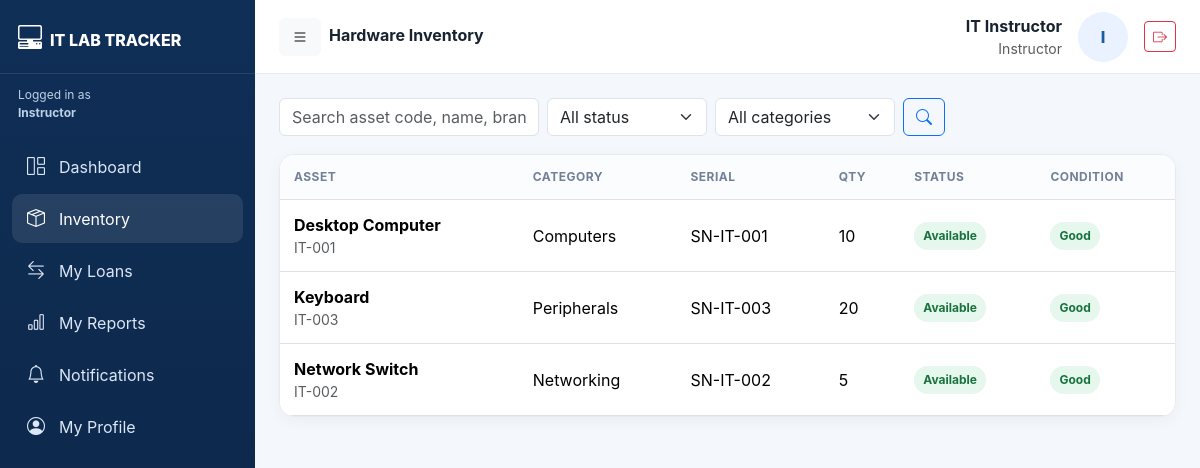
The app's page /index.php?page=inventory (signed in) with its own data.
### tables this page shows
CREATE TABLE users(id INT UNSIGNED AUTO_INCREMENT PRIMARY KEY,full_name VARCHAR(150) NOT NULL,email VARCHAR(150) NOT NULL UNIQUE,password VARCHAR(255) NOT NULL,role ENUM('staff','student_assistant','instructor') NOT NULL,created_at TIMESTAMP DEFAULT CURRENT_TIMESTAMP,updated_at TIMESTAMP DEFAULT CURRENT_TIMESTAMP ON UPDATE CURRENT_TIMESTAMP);

CREATE TABLE hardware_items(id INT UNSIGNED AUTO_INCREMENT PRIMARY KEY,category_id INT UNSIGNED NOT NULL,asset_code VARCHAR(80) NOT NULL UNIQUE,item_name VARCHAR(150) NOT NULL,description TEXT,brand VARCHAR(100),model VARCHAR(100),serial_number VARCHAR(150) UNIQUE,quantity INT UNSIGNED NOT NULL DEFAULT 1,condition_status ENUM('good','fair','damaged','maintenance') NOT NULL DEFAULT 'good',availability_status ENUM('available','borrowed','maintenance','unavailable') NOT NULL DEFAULT 'available',created_at TIMESTAMP DEFAULT CURRENT_TIMESTAMP,updated_at TIMESTAMP DEFAULT CURRENT_TIMESTAMP ON UPDATE CURRENT_TIMESTAMP,FOREIGN KEY(category_id) REFERENCES categories(id) ON UPDATE CASCADE ON DELETE RESTRICT);

CREATE TABLE categories(id INT UNSIGNED AUTO_INCREMENT PRIMARY KEY,name VARCHAR(100) NOT NULL UNIQUE,description TEXT,created_at TIMESTAMP DEFAULT CURRENT_TIMESTAMP);

### index.php (the view, shortened to what this page needs)
<?php
function e(mixed $v): string { return htmlspecialchars((string)$v, ENT_QUOTES, 'UTF-8'); }
function roleLabel(string $role): string { return match($role) {
    'staff' => 'Staff', 'student_assistant' => 'Student Assistant', 'instructor' => 'Instructor', default => ucfirst(str_replace('_',' ',$role))
}; }
function badge(string $status): string { $c=match($status){'available','returned','good','read'=>'success','borrowed','fair'=>'warning','overdue','damaged','unavailable'=>'danger','maintenance'=>'info',default=>'secondary'}; return '<span class="badge-soft badge-'.$c.'">'.e(ucfirst(str_replace('_',' ',$status))).'</span>'; }
function hasRole(string ...$roles): bool { return in_array($_SESSION['role'] ?? '', $roles, true); }
function can(string $permission): bool { $role=$_SESSION['role']??''; return match($permission) {
    'inventory_manage' => in_array($role,['staff','student_assistant'],true),
    'categories' => $role==='staff',
    'borrowers' => in_array($role,['staff','student_assistant'],true),
    'loans_manage' => in_array($role,['staff','student_assistant'],true),
    'reports_all' => $role==='staff',
    'reports_self' => in_array($role,['instructor'],true),
    'users' => $role==='staff',
    'audit' => $role==='staff',
    'notifications' => in_array($role,['staff','student_assistant','instructor'],true),
    default => false,
}; }
function requirePage(string $page): void {
    $role=$_SESSION['role']??'';
}
try {
    $pdo=new PDO('mysql:host='.DB_HOST.';dbname='.DB_NAME.';charset=utf8mb4',DB_USER,DB_PASS,[PDO::ATTR_ERRMODE=>PDO::ERRMODE_EXCEPTION,PDO::ATTR_DEFAULT_FETCH_MODE=>PDO::FETCH_ASSOC,PDO::ATTR_EMULATE_PREPARES=>false]);
} catch(Throwable $ex) {
    http_response_code(500); exit('<h1>Database connection failed</h1><p>'.e($ex->getMessage()).'</p>');
}
    ?><!doctype html>
    </html><?php exit;
$uid=(int)$_SESSION['user_id']; $role=(string)$_SESSION['role'];
$meSt=$pdo->prepare('SELECT * FROM users WHERE id=? LIMIT 1'); $meSt->execute([$uid]); $me=$meSt->fetch();
$pdo->exec("UPDATE loans SET status='overdue' WHERE status='borrowed' AND due_date IS NOT NULL AND due_date < CURDATE()");
$page=$_GET['page']??'dashboard';
$title=match($page){'transactions'=>'Transaction Demo — Inventory TCL','loans'=>'Loans & Returns','inventory'=>'Hardware Inventory','borrowers'=>'Borrower Management','reports'=>'Borrowing Reports','notifications'=>'Notifications','users'=>'User Accounts','audit'=>'Activity Audit Logs','profile'=>'My Profile',default=>roleLabel($role).' Dashboard'};
$categories=$pdo->query('SELECT * FROM categories ORDER BY name')->fetchAll();
?><!doctype html><html lang="en"><head><link href="https://cdn.jsdelivr.net/npm/bootstrap@5.3.3/dist/css/bootstrap.min.css" rel="stylesheet"><link href="https://cdn.jsdelivr.net/npm/bootstrap-icons@1.11.3/font/bootstrap-icons.css" rel="stylesheet"></head><body>
<aside class="sidebar" id="sidebar"><div class="brand"><i class="bi bi-pc-display-horizontal me-2"></i><span>IT LAB TRACKER</span></div><div class="rolebox"><div>Logged in as</div><strong><?=e(roleLabel($role))?></strong></div><nav class="mt-2">
<a class="nav-link <?=$page==='dashboard'?'active':''?>" href="index.php?page=dashboard"><i class="bi bi-grid-1x2"></i><span>Dashboard</span></a>
<a class="nav-link <?=$page==='inventory'?'active':''?>" href="index.php?page=inventory"><i class="bi bi-box-seam"></i><span>Inventory</span></a>
<a class="nav-link <?=$page==='loans'?'active':''?>" href="index.php?page=loans"><i class="bi bi-arrow-left-right"></i><span><?=hasRole('instructor')?'My Loans':'Loans & Returns'?></span></a>
<?php if(hasRole('staff','instructor')):?><a class="nav-link <?=$page==='reports'?'active':''?>" href="index.php?page=reports"><i class="bi bi-bar-chart"></i><span><?=hasRole('instructor')?'My Reports':'Reports'?></span></a><?php endif;?>
<a class="nav-link <?=$page==='notifications'?'active':''?>" href="index.php?page=notifications"><i class="bi bi-bell"></i><span>Notifications</span></a>
<a class="nav-link <?=$page==='profile'?'active':''?>" href="index.php?page=profile"><i class="bi bi-person-circle"></i><span>My Profile</span></a>
</nav></aside>
<main class="main" id="main"><header class="topbar"><div><button class="btn btn-light me-2" id="toggle"><i class="bi bi-list"></i></button><strong><?=e($title)?></strong></div><div class="d-flex align-items-center gap-3"><div class="text-end d-none d-sm-block"><b><?=e($me['full_name'])?></b><small class="d-block text-muted"><?=e(roleLabel($role))?></small></div><div class="avatar"><?=e(strtoupper(substr($me['full_name'],0,1)))?></div><a class="btn btn-outline-danger btn-sm" href="index.php?action=logout" title="Logout"><i class="bi bi-box-arrow-right"></i></a></div></header><section class="content">
<?php
switch($page):
    ?><?php
case 'inventory':
    $search=trim((string)($_GET['search']??''));$status=(string)($_GET['status']??'');$cat=(int)($_GET['category']??0);$where=[];$params=[];if($search!==''){$where[]='(h.asset_code LIKE ? OR h.item_name LIKE ? OR h.brand LIKE ? OR h.model LIKE ? OR h.serial_number LIKE ?)';for($i=0;$i<5;$i++)$params[]='%'.$search.'%';}if($status!==''){$where[]='h.availability_status=?';$params[]=$status;}if($cat){$where[]='h.category_id=?';$params[]=$cat;}$sql='SELECT h.*,c.name category_name FROM hardware_items h JOIN categories c ON c.id=h.category_id'.($where?' WHERE '.implode(' AND ',$where):'').' ORDER BY h.item_name';$st=$pdo->prepare($sql);$st->execute($params);$items=$st->fetchAll();
    ?><div class="toolbar"><form class="d-flex gap-2 searchbox" method="get"><input type="hidden" name="page" value="inventory"><input class="form-control" name="search" value="<?=e($search)?>" placeholder="Search asset code, name, brand, serial..."><select class="form-select" name="status" style="max-width:160px"><option value="">All status</option><?php foreach(['available','borrowed','maintenance','unavailable'] as $s):?><option value="<?=$s?>" <?=$status===$s?'selected':''?>><?=ucfirst($s)?></option><?php endforeach;?></select><select class="form-select" name="category" style="max-width:180px"><option value="0">All categories</option><?php foreach($categories as $c):?><option value="<?=$c['id']?>" <?=$cat==(int)$c['id']?'selected':''?>><?=e($c['name'])?></option><?php endforeach;?></select><button class="btn btn-outline-primary"><i class="bi bi-search"></i></button></form><?php if(can('inventory_manage')):?><button class="btn btn-primary" data-bs-toggle="modal" data-bs-target="#itemModal"><i class="bi bi-plus-lg me-1"></i>Add Asset</button><?php endif;?></div><div class="cardx table-card"><div class="table-responsive"><table class="table"><thead><tr><th>Asset</th><th>Category</th><th>Serial</th><th>Qty</th><th>Status</th><th>Condition</th><?php if(can('inventory_manage')):?><th>Actions</th><?php endif;?></tr></thead><tbody><?php foreach($items as $i):?><tr><td><b><?=e($i['item_name'])?></b><small class="d-block text-muted"><?=e($i['asset_code'])?></small></td><td><?=e($i['category_name'])?></td><td><?=e($i['serial_number']??'—')?></td><td><?=e($i['quantity'])?></td><td><?=badge($i['availability_status'])?></td><td><?=badge($i['condition_status'])?></td><?php if(can('inventory_manage')):?><td><button class="btn btn-sm btn-outline-primary" onclick='editItem(<?=json_encode($i,JSON_HEX_TAG|JSON_HEX_APOS|JSON_HEX_QUOT|JSON_HEX_AMP)?>)'><i class="bi bi-pencil"></i></button><form class="d-inline" method="post" onsubmit="return confirm('Delete this asset?')"><?=csrfField()?><input type="hidden" name="action" value="delete_item"><input type="hidden" name="id" value="<?=$i['id']?>"><button class="btn btn-sm btn-outline-danger"><i class="bi bi-trash"></i></button></form></td><?php endif;?></tr><?php endforeach;if(!$items):?><tr><td colspan="7" class="empty">No assets found.</td></tr><?php endif;?></tbody></table></div></div><?php if(can('inventory_manage')):?><?php require __DIR__ . '/modals/asset_modal.php'; ?><?php endif; break;
    ?>
    <?php
endswitch;
?>
</section></main><script src="https://cdn.jsdelivr.net/npm/bootstrap@5.3.3/dist/js/bootstrap.bundle.min.js"></script></body></html>

### index.php (style rules this page uses)
:root { --nav:#102f57;--nav2:#16477f;--bg:#f4f7fb;--line:#e6ebf2;--text:#182230 }
body { margin:0;background:var(--bg);color:var(--text);font-family:Inter,system-ui,-apple-system,"Segoe UI",sans-serif }
.sidebar { position:fixed;inset:0 auto 0 0;width:255px;background:linear-gradient(180deg,var(--nav),#0b2444);color:#fff;z-index:1030;transition:.25s }
.brand { height:74px;padding:20px 18px;font-weight:800;border-bottom:1px solid #ffffff18;white-space:nowrap;overflow:hidden }
.brand i { font-size:24px }
.nav-link { color:#dbe7f7;border-radius:10px;margin:3px 12px;padding:11px 13px;display:flex;gap:12px;align-items:center;white-space:nowrap }
.nav-link:hover,.nav-link.active { background:#ffffff18;color:#fff }
.nav-link i { font-size:18px;min-width:22px;text-align:center }
.main { margin-left:255px;min-height:100vh;transition:.25s }
.topbar { height:74px;background:#fff;border-bottom:1px solid var(--line);display:flex;align-items:center;justify-content:space-between;padding:0 24px;position:sticky;top:0;z-index:1000 }
.content { padding:24px }
.cardx { background:#fff;border:1px solid var(--line);border-radius:15px;box-shadow:0 4px 15px #1c31500b }
.toolbar { display:flex;justify-content:space-between;gap:12px;align-items:center;margin-bottom:18px;flex-wrap:wrap }
.table-card { overflow:hidden }
.table { margin:0 }
.table th { font-size:12px;text-transform:uppercase;color:#718096;letter-spacing:.04em;background:#fbfcfe }
.table td,.table th { padding:13px 14px;vertical-align:middle }
.badge-soft { display:inline-block;border-radius:999px;padding:5px 9px;font-size:12px;font-weight:700 }
.badge-success { background:#e6f7ed;color:#18733e }
.avatar { width:50px;height:50px;border-radius:50%;display:grid;place-items:center;background:#eaf2ff;color:#1c5ba0;font-weight:800 }
.rolebox { padding:12px 18px;color:#bcd0e8;font-size:12px }
.form-control,.form-select { border-color:#dce3ec }
.searchbox { min-width:min(650px,100%) }

### records on screen
users: full_name "IT Instructor", full_name "I"
hardware_items: item_name "Desktop Computer", asset_code "IT-001", category.name "Computers", serial_number "SN-IT-001", quantity "10", availability_status "Available Good"
hardware_items: item_name "Keyboard", asset_code "IT-003", category.name "Peripherals", serial_number "SN-IT-003", quantity "20", availability_status "Available Good"
hardware_items: item_name "Network Switch", asset_code "IT-002", category.name "Networking", serial_number "SN-IT-002", quantity "5", availability_status "Available Good"

### other values on screen
roleLabel($role) "Instructor"
$title "Hardware Inventory"
